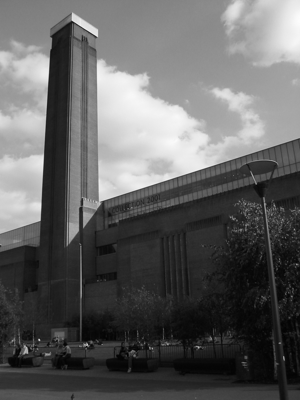
%> input picture Matlab/sample.png, 300 x 400 px
$ octave hough.m   (GNU Octave 9; MATLAB toolbox functions it lacks are replaced by stand-ins)
%> lines starting %> are read from the running program, lines starting %| are printed output that depends on the picture
clear 'all'; close 'all'; format compact;

%read image
Image = imread('sample.png');
%> Image is the input picture: size 400x300 uint8; min 0, max 252, mean 97.2

% Detect the edges, the result is a binary image
EdgeCanny = edge(Image, 'canny', [0 0.1], 1);
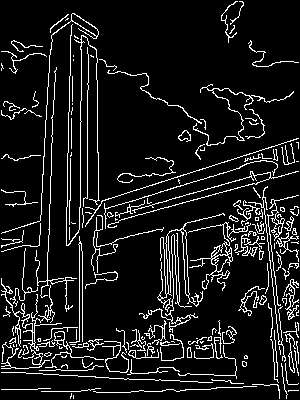
%> EdgeCanny: size 400x300 logical; 10% white in thin lines or dots

% Hough transformation, calculate the accumulator Hough
[Hough, Alpha, Rho] = hough(EdgeCanny,'RhoResolution', 2,'Theta',-90:2:89.5);
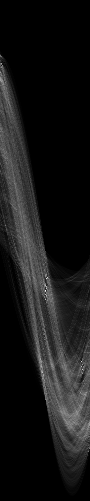
%> Hough: size 501x90 double; min 0, max 264, mean 24; drawn with min black and max white
%> Alpha = 90 values from -90 to 88; Rho = 501 values from -500 to 500

% Find at most 5 peaks with threshold 15 and minimim distance of 15, 15
% pixel
NumPeaks = 5;
HoughPeaks = houghpeaks(Hough, NumPeaks,'Threshold',5,'NHoodSize',[15,15]);
%> HoughPeaks = [291 46; 279 47; 362 82; 370 83; 373 43]

% Find the lines that correspond to the peaks; fill gabs of 15 pixel and
% suppress all (merged lines) that have a length less than 30 pixel
Lines = houghlines(EdgeCanny, Alpha, Rho, HoughPeaks, 'FillGap', 15, 'MinLength', 50);
%> Lines = 6 lines; point1 to point2 (x, y): (258, 115) to (288, 395), (297, 139) to (67, 214), (289, 165) to (67, 230), (80, 208) to (80, 392), (81, 102) to (81, 208), (50, 218) to (2, 234)
